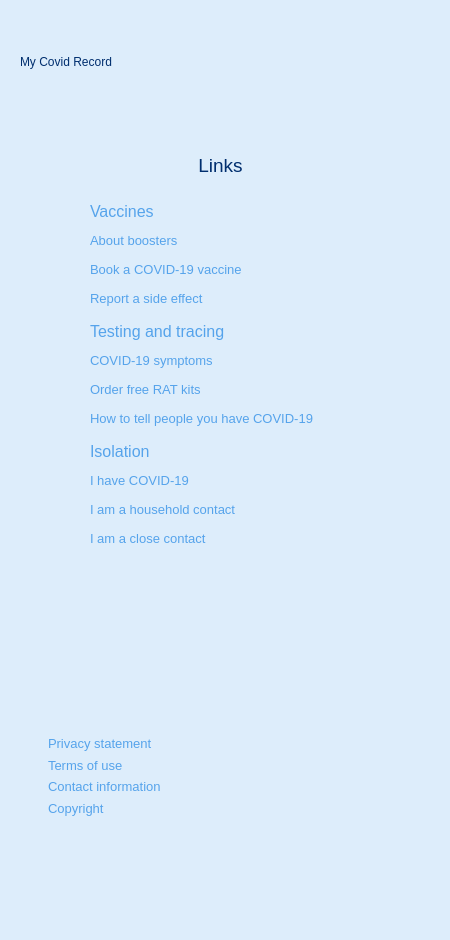
    <widget class="QWidget" name="linkPage">
     <property name="styleSheet">
      <string notr="true">background-color: rgb(221, 237, 251);</string>
     </property>
     <widget class="QLabel" name="topLogoLable_2">
      <property name="geometry">
       <rect>
        <x>240</x>
        <y>30</y>
        <width>171</width>
        <height>81</height>
       </rect>
      </property>
      <property name="styleSheet">
       <string notr="true">color: rgb(255, 255, 255);</string>
      </property>
      <property name="text">
       <string>&lt;html&gt;&lt;head/&gt;&lt;body&gt;&lt;p&gt;&lt;img src=&quot;:/IconsAndImages/MOHLOgo.svg&quot;/&gt;&lt;/p&gt;&lt;/body&gt;&lt;/html&gt;</string>
      </property>
     </widget>
     <widget class="QLabel" name="myCovidRecordLabel_2">
      <property name="geometry">
       <rect>
        <x>20</x>
        <y>50</y>
        <width>172</width>
        <height>24</height>
       </rect>
      </property>
      <property name="styleSheet">
       <string notr="true">font: 700 16pt &quot;Fira Sans&quot;;
color: #002E6E;</string>
      </property>
      <property name="text">
       <string>My Covid Record</string>
      </property>
     </widget>
     <widget class="QGroupBox" name="groupBox">
      <property name="geometry">
       <rect>
        <x>40</x>
        <y>190</y>
        <width>351</width>
        <height>431</height>
       </rect>
      </property>
      <property name="styleSheet">
       <string notr="true">border: none;</string>
      </property>
      <property name="title">
       <string/>
      </property>
      <widget class="QWidget" name="verticalLayoutWidget">
       <property name="geometry">
        <rect>
         <x>50</x>
         <y>10</y>
         <width>231</width>
         <height>110</height>
        </rect>
       </property>
       <layout class="QVBoxLayout" name="verticalLayout">
        <item>
         <widget class="QLabel" name="Heading">
          <property name="styleSheet">
           <string notr="true">font: 700 16pt &quot;Fira Sans&quot;;
color: rgb(85, 163, 235);</string>
          </property>
          <property name="text">
           <string>&lt;html&gt;&lt;head/&gt;&lt;body&gt;&lt;p&gt;&lt;span style=&quot; font-size:12pt;&quot;&gt;Vaccines&lt;/span&gt;&lt;/p&gt;&lt;/body&gt;&lt;/html&gt;</string>
          </property>
         </widget>
        </item>
        <item>
         <widget class="QLabel" name="link_2">
          <property name="styleSheet">
           <string notr="true">font: 700 16pt &quot;Fira Sans&quot;;
color: rgb(85, 163, 235);</string>
          </property>
          <property name="text">
           <string>&lt;html&gt;&lt;head/&gt;&lt;body&gt;&lt;p&gt;&lt;span style=&quot; font-size:10pt; font-weight:400;&quot;&gt;About boosters&lt;/span&gt;&lt;/p&gt;&lt;/body&gt;&lt;/html&gt;</string>
          </property>
         </widget>
        </item>
        <item>
         <widget class="QLabel" name="link">
          <property name="styleSheet">
           <string notr="true">font: 700 16pt &quot;Fira Sans&quot;;
color: rgb(85, 163, 235);</string>
          </property>
          <property name="text">
           <string>&lt;html&gt;&lt;head/&gt;&lt;body&gt;&lt;p&gt;&lt;span style=&quot; font-size:10pt; font-weight:400;&quot;&gt;Book a COVID-19 vaccine&lt;/span&gt;&lt;/p&gt;&lt;/body&gt;&lt;/html&gt;</string>
          </property>
         </widget>
        </item>
        <item>
         <widget class="QLabel" name="link_3">
          <property name="styleSheet">
           <string notr="true">font: 700 16pt &quot;Fira Sans&quot;;
color: rgb(85, 163, 235);</string>
          </property>
          <property name="text">
           <string>&lt;html&gt;&lt;head/&gt;&lt;body&gt;&lt;p&gt;&lt;span style=&quot; font-size:10pt; font-weight:400;&quot;&gt;Report a side effect&lt;/span&gt;&lt;/p&gt;&lt;/body&gt;&lt;/html&gt;</string>
          </property>
         </widget>
        </item>
       </layout>
      </widget>
      <widget class="QWidget" name="verticalLayoutWidget_2">
       <property name="geometry">
        <rect>
         <x>50</x>
         <y>130</y>
         <width>293</width>
         <height>110</height>
        </rect>
       </property>
       <layout class="QVBoxLayout" name="verticalLayout_2">
        <item>
         <widget class="QLabel" name="Heading_3">
          <property name="styleSheet">
           <string notr="true">font: 700 16pt &quot;Fira Sans&quot;;
color: rgb(85, 163, 235);</string>
          </property>
          <property name="text">
           <string>&lt;html&gt;&lt;head/&gt;&lt;body&gt;&lt;p&gt;&lt;span style=&quot; font-size:12pt;&quot;&gt;Testing and tracing&lt;/span&gt;&lt;/p&gt;&lt;/body&gt;&lt;/html&gt;</string>
          </property>
         </widget>
        </item>
        <item>
         <widget class="QLabel" name="link_4">
          <property name="styleSheet">
           <string notr="true">font: 700 16pt &quot;Fira Sans&quot;;
color: rgb(85, 163, 235);</string>
          </property>
          <property name="text">
           <string>&lt;html&gt;&lt;head/&gt;&lt;body&gt;&lt;p&gt;&lt;span style=&quot; font-size:10pt; font-weight:400;&quot;&gt;COVID-19 symptoms&lt;/span&gt;&lt;/p&gt;&lt;/body&gt;&lt;/html&gt;</string>
          </property>
         </widget>
        </item>
        <item>
         <widget class="QLabel" name="link_5">
          <property name="styleSheet">
           <string notr="true">font: 700 16pt &quot;Fira Sans&quot;;
color: rgb(85, 163, 235);</string>
          </property>
          <property name="text">
           <string>&lt;html&gt;&lt;head/&gt;&lt;body&gt;&lt;p&gt;&lt;span style=&quot; font-size:10pt; font-weight:400;&quot;&gt;Order free RAT kits&lt;/span&gt;&lt;/p&gt;&lt;/body&gt;&lt;/html&gt;</string>
          </property>
         </widget>
        </item>
        <item>
         <widget class="QLabel" name="link_6">
          <property name="styleSheet">
           <string notr="true">font: 700 16pt &quot;Fira Sans&quot;;
color: rgb(85, 163, 235);</string>
          </property>
          <property name="text">
           <string>&lt;html&gt;&lt;head/&gt;&lt;body&gt;&lt;p&gt;&lt;span style=&quot; font-size:10pt; font-weight:400;&quot;&gt;How to tell people you have COVID-19&lt;/span&gt;&lt;/p&gt;&lt;/body&gt;&lt;/html&gt;</string>
          </property>
         </widget>
        </item>
       </layout>
      </widget>
      <widget class="QWidget" name="verticalLayoutWidget_3">
       <property name="geometry">
        <rect>
         <x>50</x>
         <y>250</y>
         <width>231</width>
         <height>110</height>
        </rect>
       </property>
       <layout class="QVBoxLayout" name="verticalLayout_5">
        <item>
         <widget class="QLabel" name="Heading_5">
          <property name="styleSheet">
           <string notr="true">font: 700 16pt &quot;Fira Sans&quot;;
color: rgb(85, 163, 235);</string>
          </property>
          <property name="text">
           <string>&lt;html&gt;&lt;head/&gt;&lt;body&gt;&lt;p&gt;&lt;span style=&quot; font-size:12pt;&quot;&gt;Isolation&lt;/span&gt;&lt;/p&gt;&lt;/body&gt;&lt;/html&gt;</string>
          </property>
         </widget>
        </item>
        <item>
         <widget class="QLabel" name="link_10">
          <property name="styleSheet">
           <string notr="true">font: 700 16pt &quot;Fira Sans&quot;;
color: rgb(85, 163, 235);</string>
          </property>
          <property name="text">
           <string>&lt;html&gt;&lt;head/&gt;&lt;body&gt;&lt;p&gt;&lt;span style=&quot; font-size:10pt; font-weight:400;&quot;&gt;I have COVID-19&lt;/span&gt;&lt;/p&gt;&lt;/body&gt;&lt;/html&gt;</string>
          </property>
         </widget>
        </item>
        <item>
         <widget class="QLabel" name="link_11">
          <property name="styleSheet">
           <string notr="true">font: 700 16pt &quot;Fira Sans&quot;;
color: rgb(85, 163, 235);</string>
          </property>
          <property name="text">
           <string>&lt;html&gt;&lt;head/&gt;&lt;body&gt;&lt;p&gt;&lt;span style=&quot; font-size:10pt; font-weight:400;&quot;&gt;I am a household contact&lt;/span&gt;&lt;/p&gt;&lt;/body&gt;&lt;/html&gt;</string>
          </property>
         </widget>
        </item>
        <item>
         <widget class="QLabel" name="link_12">
          <property name="styleSheet">
           <string notr="true">font: 700 16pt &quot;Fira Sans&quot;;
color: rgb(85, 163, 235);</string>
          </property>
          <property name="text">
           <string>&lt;html&gt;&lt;head/&gt;&lt;body&gt;&lt;p&gt;&lt;span style=&quot; font-size:10pt; font-weight:400;&quot;&gt;I am a close contact&lt;/span&gt;&lt;/p&gt;&lt;/body&gt;&lt;/html&gt;</string>
          </property>
         </widget>
        </item>
       </layout>
      </widget>
     </widget>
     <widget class="QLabel" name="linksHeading">
      <property name="enabled">
       <bool>true</bool>
      </property>
      <property name="geometry">
       <rect>
        <x>0</x>
        <y>140</y>
        <width>441</width>
        <height>51</height>
       </rect>
      </property>
      <property name="styleSheet">
       <string notr="true">font: 700 16pt &quot;Fira Sans&quot;;
text-align: center;
color: rgb(0, 46, 110);</string>
      </property>
      <property name="text">
       <string>&lt;html&gt;&lt;head/&gt;&lt;body&gt;&lt;p&gt;&lt;span style=&quot; font-size:14pt;&quot;&gt;Links&lt;/span&gt;&lt;/p&gt;&lt;/body&gt;&lt;/html&gt;</string>
      </property>
      <property name="alignment">
       <set>Qt::AlignCenter</set>
      </property>
     </widget>
     <widget class="QLabel" name="nzGovIconLabel">
      <property name="geometry">
       <rect>
        <x>0</x>
        <y>790</y>
        <width>431</width>
        <height>141</height>
       </rect>
      </property>
      <property name="text">
       <string>&lt;html&gt;&lt;head/&gt;&lt;body&gt;&lt;p&gt;&lt;img src=&quot;:/IconsAndImages/NZGovernmentLogo.svg&quot;/&gt;&lt;/p&gt;&lt;/body&gt;&lt;/html&gt;</string>
      </property>
      <property name="alignment">
       <set>Qt::AlignCenter</set>
      </property>
     </widget>
     <widget class="QLabel" name="topLogoLable_3">
      <property name="geometry">
       <rect>
        <x>210</x>
        <y>740</y>
        <width>221</width>
        <height>81</height>
       </rect>
      </property>
      <property name="styleSheet">
       <string notr="true">color: rgb(255, 255, 255);</string>
      </property>
      <property name="text">
       <string>&lt;html&gt;&lt;head/&gt;&lt;body&gt;&lt;p&gt;&lt;img src=&quot;:/IconsAndImages/MOHLOgo.svg&quot;/&gt;&lt;/p&gt;&lt;/body&gt;&lt;/html&gt;</string>
      </property>
      <property name="alignment">
       <set>Qt::AlignCenter</set>
      </property>
     </widget>
     <widget class="QWidget" name="verticalLayoutWidget_4">
      <property name="geometry">
       <rect>
        <x>20</x>
        <y>733</y>
        <width>211</width>
        <height>86</height>
       </rect>
      </property>
      <layout class="QVBoxLayout" name="verticalLayout_6">
       <property name="spacing">
        <number>0</number>
       </property>
       <property name="leftMargin">
        <number>28</number>
       </property>
       <item>
        <widget class="QLabel" name="link_13">
         <property name="styleSheet">
          <string notr="true">font: 700 16pt &quot;Fira Sans&quot;;
color: rgb(85, 163, 235);</string>
         </property>
         <property name="text">
          <string>&lt;html&gt;&lt;head/&gt;&lt;body&gt;&lt;p&gt;&lt;span style=&quot; font-size:10pt; font-weight:400;&quot;&gt;Privacy statement&lt;/span&gt;&lt;/p&gt;&lt;/body&gt;&lt;/html&gt;</string>
         </property>
        </widget>
       </item>
       <item>
        <widget class="QLabel" name="link_15">
         <property name="styleSheet">
          <string notr="true">font: 700 16pt &quot;Fira Sans&quot;;
color: rgb(85, 163, 235);</string>
         </property>
         <property name="text">
          <string>&lt;html&gt;&lt;head/&gt;&lt;body&gt;&lt;p&gt;&lt;span style=&quot; font-size:10pt; font-weight:400;&quot;&gt;Terms of use&lt;/span&gt;&lt;/p&gt;&lt;/body&gt;&lt;/html&gt;</string>
         </property>
        </widget>
       </item>
       <item>
        <widget class="QLabel" name="link_16">
         <property name="styleSheet">
          <string notr="true">font: 700 16pt &quot;Fira Sans&quot;;
color: rgb(85, 163, 235);</string>
         </property>
         <property name="text">
          <string>&lt;html&gt;&lt;head/&gt;&lt;body&gt;&lt;p&gt;&lt;span style=&quot; font-size:10pt; font-weight:400;&quot;&gt;Contact information&lt;/span&gt;&lt;/p&gt;&lt;/body&gt;&lt;/html&gt;</string>
         </property>
        </widget>
       </item>
       <item>
        <widget class="QLabel" name="link_14">
         <property name="styleSheet">
          <string notr="true">font: 700 16pt &quot;Fira Sans&quot;;
color: rgb(85, 163, 235);</string>
         </property>
         <property name="text">
          <string>&lt;html&gt;&lt;head/&gt;&lt;body&gt;&lt;p&gt;&lt;span style=&quot; font-size:10pt; font-weight:400;&quot;&gt;Copyright&lt;/span&gt;&lt;/p&gt;&lt;/body&gt;&lt;/html&gt;</string>
         </property>
        </widget>
       </item>
      </layout>
     </widget>
    </widget>
